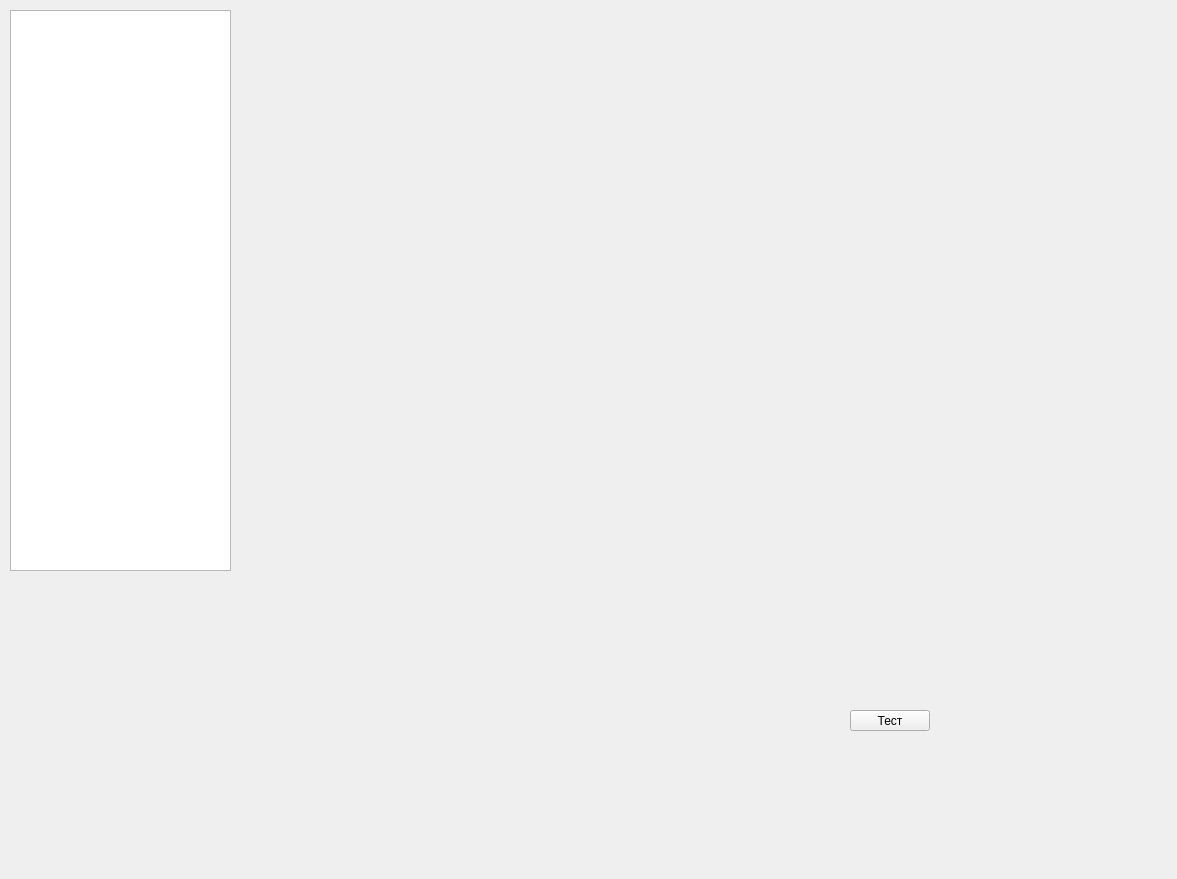
<?xml version="1.0" encoding="UTF-8"?>
<ui version="4.0">
 <class>FormGame</class>
 <widget class="QWidget" name="FormGame">
  <property name="geometry">
   <rect>
    <x>0</x>
    <y>0</y>
    <width>1177</width>
    <height>879</height>
   </rect>
  </property>
  <property name="windowTitle">
   <string>Form</string>
  </property>
  <widget class="FormChat" name="chat" native="true">
   <property name="geometry">
    <rect>
     <x>10</x>
     <y>580</y>
     <width>451</width>
     <height>291</height>
    </rect>
   </property>
  </widget>
  <widget class="QListWidget" name="listWidgetPlayers">
   <property name="geometry">
    <rect>
     <x>10</x>
     <y>10</y>
     <width>221</width>
     <height>561</height>
    </rect>
   </property>
  </widget>
  <widget class="FormCreateInventoryItem" name="widget" native="true">
   <property name="geometry">
    <rect>
     <x>240</x>
     <y>10</y>
     <width>331</width>
     <height>521</height>
    </rect>
   </property>
  </widget>
  <widget class="QPushButton" name="pushButtonTest">
   <property name="geometry">
    <rect>
     <x>850</x>
     <y>710</y>
     <width>80</width>
     <height>21</height>
    </rect>
   </property>
   <property name="text">
    <string>Тест</string>
   </property>
  </widget>
 </widget>
 <customwidgets>
  <customwidget>
   <class>FormChat</class>
   <extends>QWidget</extends>
   <header>gameWidgets/formchat.h</header>
   <container>1</container>
  </customwidget>
  <customwidget>
   <class>FormCreateInventoryItem</class>
   <extends>QWidget</extends>
   <header>GMWidgets/formcreateinventoryitem.h</header>
   <container>1</container>
  </customwidget>
 </customwidgets>
 <resources/>
 <connections/>
</ui>
